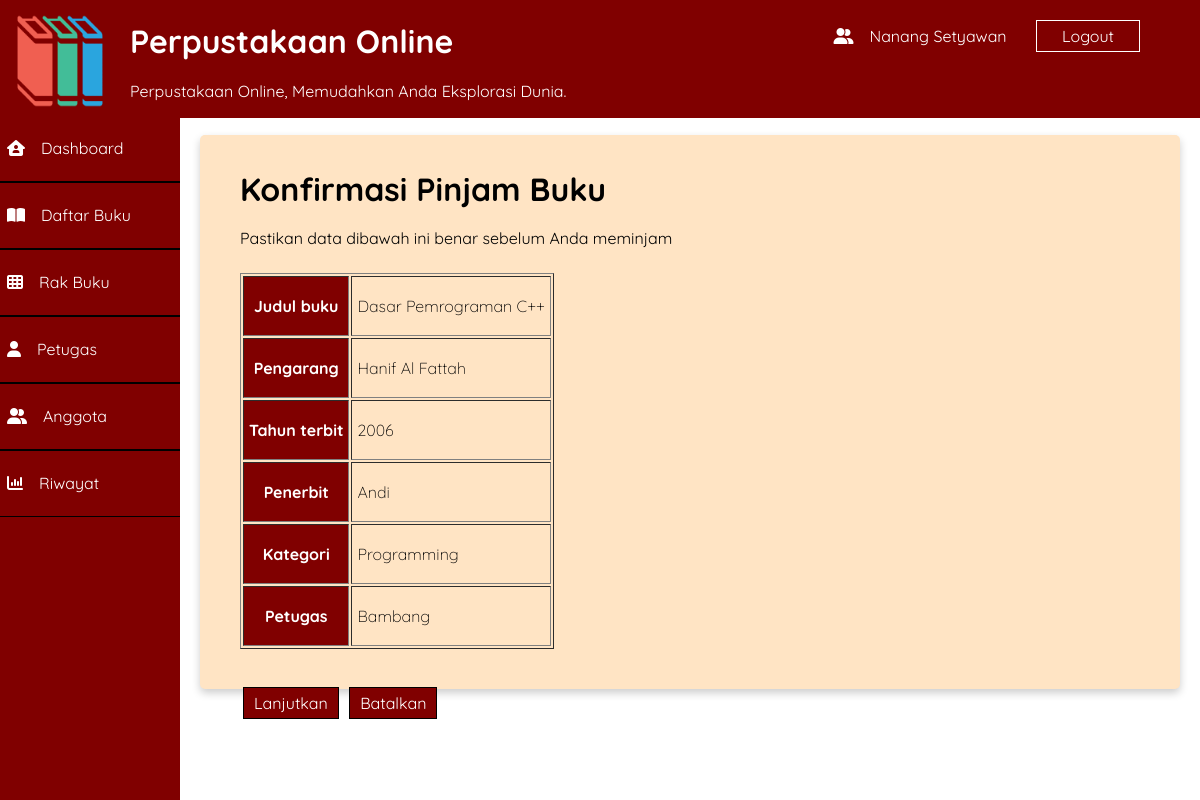
Page /index.php?page=pinjamBuku&&id=1&&idBuku=1 (signed in) on the committed database.
### tables this page shows
CREATE TABLE `buku` (
  `id` int(11) NOT NULL,
  `judul` varchar(100) NOT NULL,
  `pengarang` varchar(100) NOT NULL,
  `tahun` smallint(5) UNSIGNED NOT NULL DEFAULT 0,
  `penerbit` varchar(100) NOT NULL,
  `kategori` varchar(100) DEFAULT NULL
);

CREATE TABLE `petugas` (
  `id` int(11) NOT NULL,
  `nama_petugas` varchar(50) NOT NULL,
  `jabatan` varchar(50) NOT NULL,
  `alamat` varchar(50) NOT NULL
);

### buku/pinjam.php (the view, shortened to what this page needs)
<?php
if (isset($_GET['confirm'])) {
  if ($_GET['confirm'] == 'yes') {
    if (!isset($_SESSION['login_member']))
      header("Location: login/login.php");
    $idAnggota = $_SESSION['id_anggota'];
    $idPtg = $_GET['idP'];
    $idBuku = $_GET['idB'];
    $query = "insert into pinjam(id_anggota, id_buku, id_petugas) values ($idAnggota, $idBuku,$idPtg)";
    $result = mysqli_query($connect, $query);
    header("Location: ./index.php?page=riwayat");
  }
} else {
  $idPtg = $_GET['id'];
  $idBuku = $_GET['idBuku'];
  $query  = "SELECT * FROM petugas where id=$idPtg";
  $hasil = mysqli_query($connect, $query);
  $query  = "SELECT * FROM buku where id=$idBuku";
  $hasill = mysqli_query($connect, $query);
  $dt = mysqli_fetch_assoc($hasil);
  $data = mysqli_fetch_assoc($hasill);
}
?>
<!DOCTYPE html>
<html>
<head>
    <link rel="stylesheet" href="../style.css">
</head>
<body align="left">
    <div class="card">
        <h1>Konfirmasi Pinjam Buku</h1>
        <p>Pastikan data dibawah ini benar sebelum Anda meminjam</p>
        <table border="1" cellpadding="5">
            <tr>
                <th>Judul buku</th>
                <td><?= $data['judul']; ?></td>
            </tr>
            <tr>
                <th>Pengarang</th>
                <td><?= $data['pengarang']; ?></td>
            </tr>
            <tr>
                <th>Tahun terbit</th>
                <td><?= $data['tahun']; ?></td>
            </tr>
            <tr>
                <th>Penerbit</th>
                <td><?= $data['penerbit']; ?></td>
            </tr>
            <tr>
                <th>Kategori</th>
                <td><?= $data['kategori'] != NULL ? $data['kategori'] : 'Tidak ada' ?></td>
            </tr>
            <tr>
                <th>Petugas</th>
                <td><?= $dt['nama_petugas']; ?></td>
            </tr>
        </table>
        <div class="aksi">
            <a class="btn"
                href="<?= './index.php?page=pinjamBuku&&id=' . $data['id'] . '&confirm=yes&&idB=' . $idBuku . '&&idP=' . $idPtg; ?>">Lanjutkan</a>
            <a class="btn" href="javascript:window.history.back();">Batalkan</a>
        </div>
    </div>
</body>
</html>

### style.css (style rules this page uses)
* { box-sizing: border-box; }
body { font-family: 'Quicksand', sans-serif; padding: 0; margin: 0; }
th { background-color: maroon; color: white; }
td { color: black; font-weight: 100; }
.pala th, p { position: relative; text-align: left; }
.card { box-shadow: 0 4px 8px 0 rgba(0, 0, 0, 0.2); border-radius: 5px; margin: 20px; padding: 20px; background-color: bisque; }
.card p, h1 { margin: 20px; }
table { line-height: 48px; margin: 20px; }
.aksi { width: 50%; float: left; margin: 20px; }
.aksi a { color: white; background-color: maroon; text-decoration: none; border: 1px solid black; }
.btn { color: white; background: maroon; padding: 5px 10px ; text-decoration: none; margin: 2px 3px; border: 1px solid; }
th { text-align: center; }

### buku/pinjam.php (style rules this page uses)
.card { line-height: 29px; }

### rows in the picture
buku: judul "Dasar Pemrograman C++", pengarang "Hanif Al Fattah", tahun "2006", penerbit "Andi", kategori "Programming"
petugas: nama_petugas "Bambang"

### other values in the picture
$_SESSION['nama'] "Nanang Setyawan"
